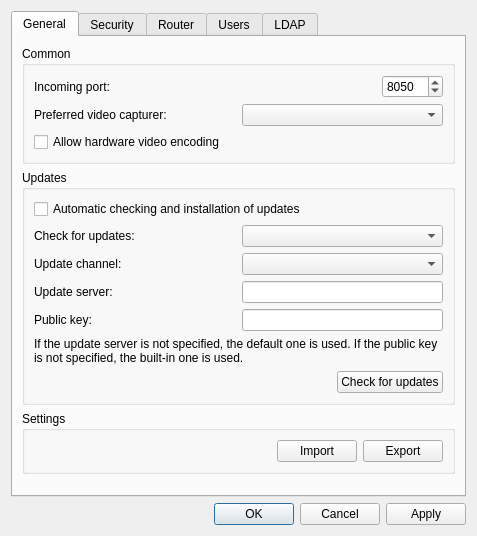
<?xml version="1.0" encoding="UTF-8"?>
<ui version="4.0">
 <class>ConfigDialog</class>
 <widget class="QDialog" name="ConfigDialog">
  <property name="geometry">
   <rect>
    <x>0</x>
    <y>0</y>
    <width>477</width>
    <height>536</height>
   </rect>
  </property>
  <property name="windowTitle">
   <string>Settings</string>
  </property>
  <layout class="QVBoxLayout" name="verticalLayout_10">
   <item>
    <widget class="QTabWidget" name="tab_bar">
     <property name="currentIndex">
      <number>0</number>
     </property>
     <widget class="QWidget" name="widget">
      <attribute name="title">
       <string>General</string>
      </attribute>
      <layout class="QVBoxLayout" name="verticalLayout_4">
       <item>
        <widget class="QGroupBox" name="groupBox">
         <property name="title">
          <string>Common</string>
         </property>
         <layout class="QGridLayout" name="gridLayout">
          <item row="0" column="0">
           <widget class="QLabel" name="label_port">
            <property name="text">
             <string>Incoming port:</string>
            </property>
           </widget>
          </item>
          <item row="0" column="1">
           <spacer name="horizontalSpacer_5">
            <property name="orientation">
             <enum>Qt::Orientation::Horizontal</enum>
            </property>
            <property name="sizeHint" stdset="0">
             <size>
              <width>260</width>
              <height>20</height>
             </size>
            </property>
           </spacer>
          </item>
          <item row="0" column="2">
           <widget class="QSpinBox" name="spinbox_port">
            <property name="minimum">
             <number>1</number>
            </property>
            <property name="maximum">
             <number>65535</number>
            </property>
            <property name="value">
             <number>8050</number>
            </property>
           </widget>
          </item>
          <item row="1" column="0" colspan="3">
           <layout class="QHBoxLayout" name="horizontalLayout_2">
            <item>
             <widget class="QLabel" name="label_video_capturer">
              <property name="text">
               <string>Preferred video capturer:</string>
              </property>
             </widget>
            </item>
            <item>
             <widget class="QComboBox" name="combo_video_capturer">
              <property name="sizeAdjustPolicy">
               <enum>QComboBox::SizeAdjustPolicy::AdjustToContents</enum>
              </property>
             </widget>
            </item>
           </layout>
          </item>
          <item row="2" column="0" colspan="3">
           <widget class="QCheckBox" name="checkbox_hardware_encoding">
            <property name="text">
             <string>Allow hardware video encoding</string>
            </property>
           </widget>
          </item>
         </layout>
        </widget>
       </item>
       <item>
        <widget class="QGroupBox" name="groupbox_update_server">
         <property name="title">
          <string>Updates</string>
         </property>
         <layout class="QVBoxLayout" name="verticalLayout_6">
          <item>
           <widget class="QCheckBox" name="checkbox_auto_update">
            <property name="text">
             <string>Automatic checking and installation of updates</string>
            </property>
           </widget>
          </item>
          <item>
           <layout class="QHBoxLayout" name="horizontalLayout_9">
            <item>
             <widget class="QLabel" name="label_update_check_freq">
              <property name="text">
               <string>Check for updates:</string>
              </property>
             </widget>
            </item>
            <item>
             <widget class="QComboBox" name="combobox_update_check_freq">
              <property name="sizeAdjustPolicy">
               <enum>QComboBox::SizeAdjustPolicy::AdjustToContents</enum>
              </property>
             </widget>
            </item>
           </layout>
          </item>
          <item>
           <layout class="QHBoxLayout" name="horizontalLayout_6">
            <item>
             <widget class="QLabel" name="label_update_channel">
              <property name="text">
               <string>Update channel:</string>
              </property>
             </widget>
            </item>
            <item>
             <widget class="QComboBox" name="combobox_update_channel">
              <property name="sizeAdjustPolicy">
               <enum>QComboBox::SizeAdjustPolicy::AdjustToContents</enum>
              </property>
             </widget>
            </item>
           </layout>
          </item>
          <item>
           <layout class="QHBoxLayout" name="layout_update_server">
            <item>
             <widget class="QLabel" name="label_update_server">
              <property name="text">
               <string>Update server:</string>
              </property>
             </widget>
            </item>
            <item>
             <widget class="QLineEdit" name="edit_update_server">
              <property name="sizePolicy">
               <sizepolicy hsizetype="Preferred" vsizetype="Fixed">
                <horstretch>0</horstretch>
                <verstretch>0</verstretch>
               </sizepolicy>
              </property>
             </widget>
            </item>
           </layout>
          </item>
          <item>
           <layout class="QHBoxLayout" name="layout_update_public_key">
            <item>
             <widget class="QLabel" name="label_update_public_key">
              <property name="text">
               <string>Public key:</string>
              </property>
             </widget>
            </item>
            <item>
             <widget class="QLineEdit" name="edit_update_public_key">
              <property name="sizePolicy">
               <sizepolicy hsizetype="Preferred" vsizetype="Fixed">
                <horstretch>0</horstretch>
                <verstretch>0</verstretch>
               </sizepolicy>
              </property>
             </widget>
            </item>
           </layout>
          </item>
          <item>
           <widget class="QLabel" name="label_update_server_hint">
            <property name="text">
             <string>If the update server is not specified, the default one is used. If the public key is not specified, the built-in one is used.</string>
            </property>
            <property name="wordWrap">
             <bool>true</bool>
            </property>
           </widget>
          </item>
          <item>
           <layout class="QHBoxLayout" name="horizontalLayout_7">
            <item>
             <spacer name="horizontalSpacer_3">
              <property name="orientation">
               <enum>Qt::Orientation::Horizontal</enum>
              </property>
              <property name="sizeHint" stdset="0">
               <size>
                <width>40</width>
                <height>20</height>
               </size>
              </property>
             </spacer>
            </item>
            <item>
             <widget class="QPushButton" name="button_check_updates">
              <property name="text">
               <string>Check for updates</string>
              </property>
             </widget>
            </item>
           </layout>
          </item>
         </layout>
        </widget>
       </item>
       <item>
        <widget class="QGroupBox" name="groupbox_import_export">
         <property name="title">
          <string>Settings</string>
         </property>
         <layout class="QHBoxLayout" name="horizontalLayout_3">
          <item>
           <spacer name="horizontalSpacer_2">
            <property name="orientation">
             <enum>Qt::Orientation::Horizontal</enum>
            </property>
            <property name="sizeHint" stdset="0">
             <size>
              <width>192</width>
              <height>20</height>
             </size>
            </property>
           </spacer>
          </item>
          <item>
           <widget class="QPushButton" name="button_import">
            <property name="text">
             <string>Import</string>
            </property>
           </widget>
          </item>
          <item>
           <widget class="QPushButton" name="button_export">
            <property name="text">
             <string>Export</string>
            </property>
           </widget>
          </item>
         </layout>
        </widget>
       </item>
       <item>
        <spacer name="verticalSpacer_2">
         <property name="orientation">
          <enum>Qt::Orientation::Vertical</enum>
         </property>
         <property name="sizeHint" stdset="0">
          <size>
           <width>20</width>
           <height>0</height>
          </size>
         </property>
        </spacer>
       </item>
      </layout>
     </widget>
     <widget class="QWidget" name="tab_security">
      <attribute name="title">
       <string>Security</string>
      </attribute>
      <layout class="QVBoxLayout" name="verticalLayout_11">
       <item>
        <widget class="QGroupBox" name="groupbox_pass_protect">
         <property name="title">
          <string>Password Protection of Settings</string>
         </property>
         <layout class="QHBoxLayout" name="horizontalLayout_8">
          <item>
           <spacer name="horizontalSpacer_4">
            <property name="orientation">
             <enum>Qt::Orientation::Horizontal</enum>
            </property>
            <property name="sizeHint" stdset="0">
             <size>
              <width>173</width>
              <height>17</height>
             </size>
            </property>
           </spacer>
          </item>
          <item>
           <widget class="QPushButton" name="button_change_password">
            <property name="text">
             <string>Change password</string>
            </property>
           </widget>
          </item>
          <item>
           <widget class="QPushButton" name="button_pass_protection">
            <property name="text">
             <string notr="true">Install</string>
            </property>
           </widget>
          </item>
         </layout>
        </widget>
       </item>
       <item>
        <widget class="QGroupBox" name="groupbox_onetime_pass">
         <property name="title">
          <string>One-time Password</string>
         </property>
         <layout class="QVBoxLayout" name="verticalLayout_2">
          <item>
           <widget class="QCheckBox" name="checkbox_onetime_password">
            <property name="text">
             <string>Enable one-time password</string>
            </property>
           </widget>
          </item>
          <item>
           <layout class="QFormLayout" name="formLayout_2">
            <item row="0" column="0">
             <widget class="QLabel" name="label_onetime_pass_change">
              <property name="text">
               <string>Change password:</string>
              </property>
             </widget>
            </item>
            <item row="0" column="1">
             <widget class="QComboBox" name="combobox_onetime_pass_change">
              <property name="sizeAdjustPolicy">
               <enum>QComboBox::SizeAdjustPolicy::AdjustToContents</enum>
              </property>
             </widget>
            </item>
            <item row="1" column="0">
             <widget class="QLabel" name="label_onetime_pass_chars">
              <property name="text">
               <string>Characters:</string>
              </property>
             </widget>
            </item>
            <item row="1" column="1">
             <widget class="QComboBox" name="combobox_onetime_pass_chars">
              <property name="sizeAdjustPolicy">
               <enum>QComboBox::SizeAdjustPolicy::AdjustToContents</enum>
              </property>
             </widget>
            </item>
            <item row="2" column="0">
             <widget class="QLabel" name="label_onetime_pass_char_count">
              <property name="text">
               <string>Characters count:</string>
              </property>
             </widget>
            </item>
            <item row="2" column="1">
             <widget class="QSpinBox" name="spinbox_onetime_pass_char_count">
              <property name="minimum">
               <number>8</number>
              </property>
              <property name="maximum">
               <number>16</number>
              </property>
             </widget>
            </item>
           </layout>
          </item>
         </layout>
        </widget>
       </item>
       <item>
        <widget class="QGroupBox" name="groupbox_conn_confirm">
         <property name="title">
          <string>Connection Confirmation</string>
         </property>
         <layout class="QVBoxLayout" name="verticalLayout_3">
          <item>
           <widget class="QCheckBox" name="checkbox_conn_confirm_require">
            <property name="text">
             <string>Require confirmation when connected to a computer</string>
            </property>
           </widget>
          </item>
          <item>
           <layout class="QFormLayout" name="formLayout_3">
            <item row="0" column="0">
             <widget class="QLabel" name="label_conn_confirm_auto">
              <property name="text">
               <string>Automatic confirmation of connection via:</string>
              </property>
             </widget>
            </item>
            <item row="0" column="1">
             <widget class="QComboBox" name="combobox_conn_confirm_auto">
              <property name="sizeAdjustPolicy">
               <enum>QComboBox::SizeAdjustPolicy::AdjustToContents</enum>
              </property>
             </widget>
            </item>
            <item row="1" column="0">
             <widget class="QLabel" name="label_no_user_action">
              <property name="text">
               <string>If there is no active user:</string>
              </property>
             </widget>
            </item>
            <item row="1" column="1">
             <widget class="QComboBox" name="combobox_no_user_action">
              <property name="sizeAdjustPolicy">
               <enum>QComboBox::SizeAdjustPolicy::AdjustToContents</enum>
              </property>
             </widget>
            </item>
           </layout>
          </item>
         </layout>
        </widget>
       </item>
       <item>
        <widget class="QGroupBox" name="groupBox_2">
         <property name="title">
          <string>Other</string>
         </property>
         <layout class="QVBoxLayout" name="verticalLayout_9">
          <item>
           <widget class="QCheckBox" name="checkbox_disable_shutdown">
            <property name="text">
             <string>Disable Aspia shutdown</string>
            </property>
           </widget>
          </item>
         </layout>
        </widget>
       </item>
       <item>
        <spacer name="verticalSpacer_5">
         <property name="orientation">
          <enum>Qt::Orientation::Vertical</enum>
         </property>
         <property name="sizeHint" stdset="0">
          <size>
           <width>20</width>
           <height>0</height>
          </size>
         </property>
        </spacer>
       </item>
      </layout>
     </widget>
     <widget class="QWidget" name="tab_router">
      <attribute name="title">
       <string>Router</string>
      </attribute>
      <layout class="QVBoxLayout" name="verticalLayout_5">
       <item>
        <widget class="QCheckBox" name="checkbox_enable_router">
         <property name="text">
          <string>Enable the use of a router</string>
         </property>
        </widget>
       </item>
       <item>
        <layout class="QHBoxLayout" name="horizontalLayout_5">
         <item>
          <widget class="QLabel" name="label_router_address">
           <property name="enabled">
            <bool>false</bool>
           </property>
           <property name="text">
            <string>Address:</string>
           </property>
          </widget>
         </item>
         <item>
          <widget class="QLineEdit" name="edit_router_address">
           <property name="enabled">
            <bool>false</bool>
           </property>
          </widget>
         </item>
        </layout>
       </item>
       <item>
        <widget class="QLabel" name="label_router_public_key">
         <property name="enabled">
          <bool>false</bool>
         </property>
         <property name="text">
          <string>Public Key:</string>
         </property>
        </widget>
       </item>
       <item>
        <widget class="QPlainTextEdit" name="edit_router_public_key">
         <property name="enabled">
          <bool>false</bool>
         </property>
        </widget>
       </item>
       <item>
        <widget class="QLabel" name="label_2">
         <property name="text">
          <string>A router is required to connect to a computer if there is no direct connection (bypass NAT). Aspia does not provide a public router, but you can install your own. You can download the router on the &lt;a href=&quot;https://aspia.org&quot;&gt;official website&lt;/a&gt;.</string>
         </property>
         <property name="alignment">
          <set>Qt::AlignmentFlag::AlignJustify|Qt::AlignmentFlag::AlignVCenter</set>
         </property>
         <property name="wordWrap">
          <bool>true</bool>
         </property>
         <property name="openExternalLinks">
          <bool>true</bool>
         </property>
        </widget>
       </item>
      </layout>
     </widget>
     <widget class="QWidget" name="tab_users">
      <attribute name="title">
       <string>Users</string>
      </attribute>
      <layout class="QHBoxLayout" name="horizontalLayout">
       <item>
        <layout class="QVBoxLayout" name="verticalLayout">
         <item>
          <widget class="QPushButton" name="button_add">
           <property name="sizePolicy">
            <sizepolicy hsizetype="Fixed" vsizetype="Fixed">
             <horstretch>0</horstretch>
             <verstretch>0</verstretch>
            </sizepolicy>
           </property>
           <property name="toolTip">
            <string>Add new user</string>
           </property>
           <property name="text">
            <string/>
           </property>
           <property name="icon">
            <iconset resource="../../common/resources/common.qrc">
             <normaloff>:/img/add.svg</normaloff>:/img/add.svg</iconset>
           </property>
           <property name="iconSize">
            <size>
             <width>24</width>
             <height>24</height>
            </size>
           </property>
          </widget>
         </item>
         <item>
          <widget class="QPushButton" name="button_modify">
           <property name="sizePolicy">
            <sizepolicy hsizetype="Fixed" vsizetype="Fixed">
             <horstretch>0</horstretch>
             <verstretch>0</verstretch>
            </sizepolicy>
           </property>
           <property name="toolTip">
            <string>Edit user</string>
           </property>
           <property name="text">
            <string/>
           </property>
           <property name="icon">
            <iconset resource="../../common/resources/common.qrc">
             <normaloff>:/img/pencil-drawing.svg</normaloff>:/img/pencil-drawing.svg</iconset>
           </property>
           <property name="iconSize">
            <size>
             <width>24</width>
             <height>24</height>
            </size>
           </property>
          </widget>
         </item>
         <item>
          <widget class="QPushButton" name="button_delete">
           <property name="sizePolicy">
            <sizepolicy hsizetype="Fixed" vsizetype="Fixed">
             <horstretch>0</horstretch>
             <verstretch>0</verstretch>
            </sizepolicy>
           </property>
           <property name="toolTip">
            <string>Delete user</string>
           </property>
           <property name="text">
            <string/>
           </property>
           <property name="icon">
            <iconset resource="../../common/resources/common.qrc">
             <normaloff>:/img/cancel.svg</normaloff>:/img/cancel.svg</iconset>
           </property>
           <property name="iconSize">
            <size>
             <width>24</width>
             <height>24</height>
            </size>
           </property>
          </widget>
         </item>
         <item>
          <spacer name="verticalSpacer">
           <property name="orientation">
            <enum>Qt::Orientation::Vertical</enum>
           </property>
           <property name="sizeHint" stdset="0">
            <size>
             <width>20</width>
             <height>40</height>
            </size>
           </property>
          </spacer>
         </item>
        </layout>
       </item>
       <item>
        <widget class="QTreeWidget" name="tree_users">
         <property name="contextMenuPolicy">
          <enum>Qt::ContextMenuPolicy::CustomContextMenu</enum>
         </property>
         <property name="indentation">
          <number>0</number>
         </property>
         <property name="sortingEnabled">
          <bool>true</bool>
         </property>
         <column>
          <property name="text">
           <string>Users</string>
          </property>
         </column>
        </widget>
       </item>
      </layout>
     </widget>
     <widget class="QWidget" name="tab_ldap">
      <attribute name="title">
       <string>LDAP</string>
      </attribute>
      <layout class="QVBoxLayout" name="verticalLayout_ldap">
       <item>
        <widget class="LdapWidget" name="ldap_widget"/>
       </item>
      </layout>
     </widget>
    </widget>
   </item>
   <item>
    <widget class="DialogButtonBox" name="button_box">
     <property name="standardButtons">
      <set>QDialogButtonBox::StandardButton::Apply|QDialogButtonBox::StandardButton::Cancel|QDialogButtonBox::StandardButton::Ok</set>
     </property>
    </widget>
   </item>
  </layout>
  <action name="action_add">
   <property name="icon">
    <iconset resource="../../common/resources/common.qrc">
     <normaloff>:/img/add.svg</normaloff>:/img/add.svg</iconset>
   </property>
   <property name="text">
    <string>Add</string>
   </property>
  </action>
  <action name="action_modify">
   <property name="icon">
    <iconset resource="../../common/resources/common.qrc">
     <normaloff>:/img/pencil-drawing.svg</normaloff>:/img/pencil-drawing.svg</iconset>
   </property>
   <property name="text">
    <string>Modify</string>
   </property>
  </action>
  <action name="action_delete">
   <property name="icon">
    <iconset resource="../../common/resources/common.qrc">
     <normaloff>:/img/cancel.svg</normaloff>:/img/cancel.svg</iconset>
   </property>
   <property name="text">
    <string>Delete</string>
   </property>
  </action>
 </widget>
 <customwidgets>
  <customwidget>
   <class>DialogButtonBox</class>
   <extends>QDialogButtonBox</extends>
   <header>common/desktop/dialog_button_box.h</header>
  </customwidget>
  <customwidget>
   <class>LdapWidget</class>
   <extends>QWidget</extends>
   <header>host/ui/ldap_widget.h</header>
   <container>1</container>
  </customwidget>
 </customwidgets>
 <resources>
  <include location="../../common/resources/common.qrc"/>
 </resources>
 <connections/>
</ui>
